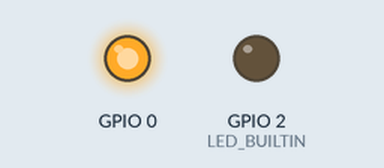
This sketch was run on a simulated ESP8266 (NodeMCU). Shown: output pins drawn as LEDs (lit = HIGH, except the on-board LED, lit = LOW). WiFi joins after 1.5 s; servers stay silent unless stated; what the sketch prints to the serial monitor is not drawn.

Above: at 2.5 s.
At 4.5 s:
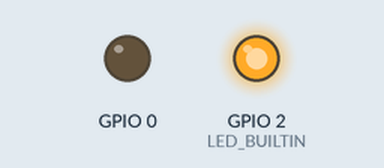
Timing chart, 0 to 6.7 s (numbered marks = the images above):
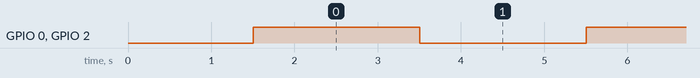

The sketch:

wifi.ino
```cpp
/*
    This sketch establishes a TCP connection to a "quote of the day" service.
    It sends a "hello" message, and then prints received data.
*/

#include <ESP8266WiFi.h>

//定义自己的 wifi 名称和密码
#ifndef STASSID
#define STASSID "1024"
#define STAPSK  "12345678"
#endif

const char* ssid     = STASSID;
const char* password = STAPSK;


//启动函数
void setup() {
  //定义波特率
  Serial.begin(115200);
  //定义 LED 和 IO0 的引脚模式
  pinMode(LED_BUILTIN, OUTPUT);
  pinMode(0, OUTPUT);

  // We start by connecting to a WiFi network
  //输出调试信息，准备链接wifi
  Serial.println();
  Serial.println();
  Serial.print("Connecting to ");
  Serial.println(ssid);

  /* Explicitly set the ESP8266 to be a WiFi-client, otherwise, it by default,
     would try to act as both a client and an access-point and could cause
     network-issues with your other WiFi-devices on your WiFi-network. */
  // 设置wifi模式，并开始链接
  WiFi.mode(WIFI_STA);
  WiFi.begin(ssid, password);

  //循环检查wifi连接状态，如果没成功，就继续等待
  while (WiFi.status() != WL_CONNECTED) {
    delay(500);
    Serial.print(".");
  }

  //wifi 连接成功后，输出wifi的IP地址
  Serial.println("");
  Serial.println("WiFi connected");
  Serial.println("IP address: ");
  Serial.println(WiFi.localIP());
}

void loop() {
  //对LED和IO0的引脚状态，进行"取反"（1=>0 0=>1）
  digitalWrite(LED_BUILTIN, !digitalRead(LED_BUILTIN));
  digitalWrite(0, !digitalRead(0));
  //延迟两秒
  delay(2000);
}
```

Measured:
- by itself, GPIO 0, GPIO 2 (LED_BUILTIN): alternates HIGH for 2.0 s and LOW for 2.0 s
